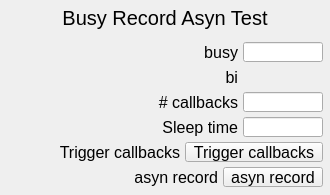
<?xml version="1.0" ?>
<ui version="4.0">
  <class>Dialog</class>
  <widget class="PyDMFrame" name="screen">
    <property name="geometry">
      <rect>
        <x>140</x>
        <y>123</y>
        <width>330</width>
        <height>195</height>
      </rect>
    </property>
    <property name="minimumSize">
      <size>
        <width>330</width>
        <height>195</height>
      </size>
    </property>
    <property name="styleSheet">
      <string notr="true">PyDMFrame#screen {
  color: rgb(0, 0, 0);
  background-color: rgb(187, 187, 187);
  }</string>
    </property>
    <property name="windowTitle">
      <string>testBusyAsyn</string>
    </property>
    <layout class="QGridLayout" name="gridLayout" columnstretch="10,29,69,20,10,60,20,5,15,5,48,32,7" rowstretch="5,25,12,20,5,1,18,1,5,20,5,20,5,20,5,20,8">
      <property name="leftMargin">
        <number>0</number>
      </property>
      <property name="topMargin">
        <number>0</number>
      </property>
      <property name="rightMargin">
        <number>0</number>
      </property>
      <property name="bottomMargin">
        <number>0</number>
      </property>
      <property name="horizontalSpacing">
        <number>0</number>
      </property>
      <property name="verticalSpacing">
        <number>0</number>
      </property>
      <item row="1" column="2" colspan="9">
        <widget class="QLabel" name="text">
          <property name="geometry">
            <rect>
              <x>39</x>
              <y>5</y>
              <width>252</width>
              <height>25</height>
            </rect>
          </property>
          <property name="sizePolicy">
            <sizepolicy hsizetype="Ignored" vsizetype="Ignored">
              <horstretch>0</horstretch>
              <verstretch>0</verstretch>
            </sizepolicy>
          </property>
          <property name="text">
            <string>Busy Record Asyn Test</string>
          </property>
          <property name="font">
            <font>
              <pointsize>15</pointsize>
            </font>
          </property>
          <property name="brush" stdset="0">
            <brush brushstyle="SolidPattern">
              <color alpha="255">
                <red>0</red>
                <green>0</green>
                <blue>0</blue>
              </color>
            </brush>
          </property>
          <property name="toolTip">
            <string>text</string>
          </property>
          <property name="alignment">
            <set>Qt::AlignCenter</set>
          </property>
          <property name="styleSheet">
            <string notr="true">QLabel#text {
  color: rgb(0, 0, 0);
  }</string>
          </property>
        </widget>
      </item>
      <item row="13" column="1" colspan="11">
        <widget class="PyDMFrame" name="composite">
          <property name="geometry">
            <rect>
              <x>10</x>
              <y>142</y>
              <width>313</width>
              <height>20</height>
            </rect>
          </property>
          <property name="sizePolicy">
            <sizepolicy hsizetype="Ignored" vsizetype="Ignored">
              <horstretch>0</horstretch>
              <verstretch>0</verstretch>
            </sizepolicy>
          </property>
          <layout class="QGridLayout" name="gridLayout_1" columnstretch="170,5,138" rowstretch="20">
            <property name="leftMargin">
              <number>0</number>
            </property>
            <property name="topMargin">
              <number>0</number>
            </property>
            <property name="rightMargin">
              <number>0</number>
            </property>
            <property name="bottomMargin">
              <number>0</number>
            </property>
            <property name="horizontalSpacing">
              <number>0</number>
            </property>
            <property name="verticalSpacing">
              <number>0</number>
            </property>
            <item row="0" column="0">
              <widget class="QLabel" name="text_1">
                <property name="geometry">
                  <rect>
                    <x>0</x>
                    <y>0</y>
                    <width>170</width>
                    <height>20</height>
                  </rect>
                </property>
                <property name="sizePolicy">
                  <sizepolicy hsizetype="Ignored" vsizetype="Ignored">
                    <horstretch>0</horstretch>
                    <verstretch>0</verstretch>
                  </sizepolicy>
                </property>
                <property name="text">
                  <string>Trigger callbacks</string>
                </property>
                <property name="font">
                  <font>
                    <pointsize>12</pointsize>
                  </font>
                </property>
                <property name="brush" stdset="0">
                  <brush brushstyle="SolidPattern">
                    <color alpha="255">
                      <red>0</red>
                      <green>0</green>
                      <blue>0</blue>
                    </color>
                  </brush>
                </property>
                <property name="toolTip">
                  <string>text_1</string>
                </property>
                <property name="alignment">
                  <set>Qt::AlignRight|Qt::AlignTrailing|Qt::AlignVCenter</set>
                </property>
                <property name="styleSheet">
                  <string notr="true">QLabel#text_1 {
  color: rgb(0, 0, 0);
  }</string>
                </property>
              </widget>
            </item>
            <item row="0" column="2">
              <widget class="PyDMPushButton" name="message_button">
                <property name="geometry">
                  <rect>
                    <x>175</x>
                    <y>0</y>
                    <width>138</width>
                    <height>20</height>
                  </rect>
                </property>
                <property name="sizePolicy">
                  <sizepolicy hsizetype="Ignored" vsizetype="Ignored">
                    <horstretch>0</horstretch>
                    <verstretch>0</verstretch>
                  </sizepolicy>
                </property>
                <property name="text">
                  <string>Trigger callbacks</string>
                </property>
                <property name="font">
                  <font>
                    <pointsize>12</pointsize>
                  </font>
                </property>
                <property name="toolTip">
                  <string>${P}TriggerCallbacks</string>
                </property>
                <property name="channel" stdset="0">
                  <string>ca://${P}TriggerCallbacks</string>
                </property>
                <property name="pressValue" stdset="0">
                  <string>1</string>
                </property>
                <property name="styleSheet">
                  <string notr="true">PyDMPushButton#message_button {
  color: rgb(0, 0, 0);
  background-color: rgb(115, 223, 255);
  }</string>
                </property>
              </widget>
            </item>
          </layout>
        </widget>
      </item>
      <item row="11" column="5" colspan="7">
        <widget class="PyDMFrame" name="composite_1">
          <property name="geometry">
            <rect>
              <x>138</x>
              <y>117</y>
              <width>185</width>
              <height>20</height>
            </rect>
          </property>
          <property name="sizePolicy">
            <sizepolicy hsizetype="Ignored" vsizetype="Ignored">
              <horstretch>0</horstretch>
              <verstretch>0</verstretch>
            </sizepolicy>
          </property>
          <layout class="QGridLayout" name="gridLayout_2" columnstretch="100,5,80" rowstretch="20">
            <property name="leftMargin">
              <number>0</number>
            </property>
            <property name="topMargin">
              <number>0</number>
            </property>
            <property name="rightMargin">
              <number>0</number>
            </property>
            <property name="bottomMargin">
              <number>0</number>
            </property>
            <property name="horizontalSpacing">
              <number>0</number>
            </property>
            <property name="verticalSpacing">
              <number>0</number>
            </property>
            <item row="0" column="0">
              <widget class="QLabel" name="text_2">
                <property name="geometry">
                  <rect>
                    <x>0</x>
                    <y>0</y>
                    <width>100</width>
                    <height>20</height>
                  </rect>
                </property>
                <property name="sizePolicy">
                  <sizepolicy hsizetype="Ignored" vsizetype="Ignored">
                    <horstretch>0</horstretch>
                    <verstretch>0</verstretch>
                  </sizepolicy>
                </property>
                <property name="text">
                  <string>Sleep time</string>
                </property>
                <property name="font">
                  <font>
                    <pointsize>12</pointsize>
                  </font>
                </property>
                <property name="brush" stdset="0">
                  <brush brushstyle="SolidPattern">
                    <color alpha="255">
                      <red>0</red>
                      <green>0</green>
                      <blue>0</blue>
                    </color>
                  </brush>
                </property>
                <property name="toolTip">
                  <string>text_2</string>
                </property>
                <property name="alignment">
                  <set>Qt::AlignRight|Qt::AlignTrailing|Qt::AlignVCenter</set>
                </property>
                <property name="styleSheet">
                  <string notr="true">QLabel#text_2 {
  color: rgb(0, 0, 0);
  }</string>
                </property>
              </widget>
            </item>
            <item row="0" column="2">
              <widget class="PyDMLineEdit" name="text_entry">
                <property name="geometry">
                  <rect>
                    <x>105</x>
                    <y>0</y>
                    <width>80</width>
                    <height>20</height>
                  </rect>
                </property>
                <property name="sizePolicy">
                  <sizepolicy hsizetype="Ignored" vsizetype="Ignored">
                    <horstretch>0</horstretch>
                    <verstretch>0</verstretch>
                  </sizepolicy>
                </property>
                <property name="channel" stdset="0">
                  <string>ca://${P}SleepTime</string>
                </property>
                <property name="toolTip">
                  <string>${P}SleepTime</string>
                </property>
                <property name="font">
                  <font>
                    <pointsize>12</pointsize>
                  </font>
                </property>
                <property name="styleSheet">
                  <string notr="true">PyDMLineEdit#text_entry {
  color: rgb(0, 0, 0);
  background-color: rgb(218, 218, 218);
  border: 1px solid black;
  margin: 0px;
  padding: 0px;
  spacing: 0px;
  }</string>
                </property>
              </widget>
            </item>
          </layout>
        </widget>
      </item>
      <item row="9" column="4" colspan="8">
        <widget class="PyDMFrame" name="composite_2">
          <property name="geometry">
            <rect>
              <x>128</x>
              <y>92</y>
              <width>195</width>
              <height>20</height>
            </rect>
          </property>
          <property name="sizePolicy">
            <sizepolicy hsizetype="Ignored" vsizetype="Ignored">
              <horstretch>0</horstretch>
              <verstretch>0</verstretch>
            </sizepolicy>
          </property>
          <layout class="QGridLayout" name="gridLayout_3" columnstretch="110,5,80" rowstretch="20">
            <property name="leftMargin">
              <number>0</number>
            </property>
            <property name="topMargin">
              <number>0</number>
            </property>
            <property name="rightMargin">
              <number>0</number>
            </property>
            <property name="bottomMargin">
              <number>0</number>
            </property>
            <property name="horizontalSpacing">
              <number>0</number>
            </property>
            <property name="verticalSpacing">
              <number>0</number>
            </property>
            <item row="0" column="0">
              <widget class="QLabel" name="text_3">
                <property name="geometry">
                  <rect>
                    <x>0</x>
                    <y>0</y>
                    <width>110</width>
                    <height>20</height>
                  </rect>
                </property>
                <property name="sizePolicy">
                  <sizepolicy hsizetype="Ignored" vsizetype="Ignored">
                    <horstretch>0</horstretch>
                    <verstretch>0</verstretch>
                  </sizepolicy>
                </property>
                <property name="text">
                  <string># callbacks</string>
                </property>
                <property name="font">
                  <font>
                    <pointsize>12</pointsize>
                  </font>
                </property>
                <property name="brush" stdset="0">
                  <brush brushstyle="SolidPattern">
                    <color alpha="255">
                      <red>0</red>
                      <green>0</green>
                      <blue>0</blue>
                    </color>
                  </brush>
                </property>
                <property name="toolTip">
                  <string>text_3</string>
                </property>
                <property name="alignment">
                  <set>Qt::AlignRight|Qt::AlignTrailing|Qt::AlignVCenter</set>
                </property>
                <property name="styleSheet">
                  <string notr="true">QLabel#text_3 {
  color: rgb(0, 0, 0);
  }</string>
                </property>
              </widget>
            </item>
            <item row="0" column="2">
              <widget class="PyDMLineEdit" name="text_entry_1">
                <property name="geometry">
                  <rect>
                    <x>115</x>
                    <y>0</y>
                    <width>80</width>
                    <height>20</height>
                  </rect>
                </property>
                <property name="sizePolicy">
                  <sizepolicy hsizetype="Ignored" vsizetype="Ignored">
                    <horstretch>0</horstretch>
                    <verstretch>0</verstretch>
                  </sizepolicy>
                </property>
                <property name="channel" stdset="0">
                  <string>ca://${P}NumCallbacks</string>
                </property>
                <property name="toolTip">
                  <string>${P}NumCallbacks</string>
                </property>
                <property name="font">
                  <font>
                    <pointsize>12</pointsize>
                  </font>
                </property>
                <property name="styleSheet">
                  <string notr="true">PyDMLineEdit#text_entry_1 {
  color: rgb(0, 0, 0);
  background-color: rgb(218, 218, 218);
  border: 1px solid black;
  margin: 0px;
  padding: 0px;
  spacing: 0px;
  }</string>
                </property>
              </widget>
            </item>
          </layout>
        </widget>
      </item>
      <item row="15" column="8" colspan="4">
        <widget class="PyDMRelatedDisplayButton" name="related_display">
          <property name="geometry">
            <rect>
              <x>223</x>
              <y>167</y>
              <width>100</width>
              <height>20</height>
            </rect>
          </property>
          <property name="sizePolicy">
            <sizepolicy hsizetype="Ignored" vsizetype="Ignored">
              <horstretch>0</horstretch>
              <verstretch>0</verstretch>
            </sizepolicy>
          </property>
          <property name="toolTip">
            <string>asyn record</string>
          </property>
          <property name="text">
            <string>asyn record</string>
          </property>
          <property name="showIcon" stdset="0">
            <bool>true</bool>
          </property>
          <property name="font">
            <font>
              <pointsize>12</pointsize>
            </font>
          </property>
          <property name="styleSheet">
            <string notr="true">PyDMRelatedDisplayButton#related_display {
  color: rgb(0, 0, 0);
  background-color: rgb(115, 223, 255);
  }</string>
          </property>
          <property name="titles" stdset="0">
            <stringlist>
              <string>asyn record</string>
            </stringlist>
          </property>
          <property name="filenames" stdset="0">
            <stringlist>
              <string>asynRecord.ui</string>
            </stringlist>
          </property>
          <property name="macros" stdset="0">
            <stringlist>
              <string>P=${P},R=asyn1</string>
            </stringlist>
          </property>
          <property name="openInNewWindow" stdset="0">
            <bool>true</bool>
          </property>
        </widget>
      </item>
      <item row="15" column="3" colspan="4">
        <widget class="QLabel" name="text_4">
          <property name="geometry">
            <rect>
              <x>108</x>
              <y>167</y>
              <width>110</width>
              <height>20</height>
            </rect>
          </property>
          <property name="sizePolicy">
            <sizepolicy hsizetype="Ignored" vsizetype="Ignored">
              <horstretch>0</horstretch>
              <verstretch>0</verstretch>
            </sizepolicy>
          </property>
          <property name="text">
            <string>asyn record</string>
          </property>
          <property name="font">
            <font>
              <pointsize>12</pointsize>
            </font>
          </property>
          <property name="brush" stdset="0">
            <brush brushstyle="SolidPattern">
              <color alpha="255">
                <red>0</red>
                <green>0</green>
                <blue>0</blue>
              </color>
            </brush>
          </property>
          <property name="toolTip">
            <string>text_4</string>
          </property>
          <property name="alignment">
            <set>Qt::AlignRight|Qt::AlignTrailing|Qt::AlignVCenter</set>
          </property>
          <property name="styleSheet">
            <string notr="true">QLabel#text_4 {
  color: rgb(0, 0, 0);
  }</string>
          </property>
        </widget>
      </item>
      <item row="6" column="10" colspan="2">
        <widget class="PyDMLabel" name="text_update">
          <property name="geometry">
            <rect>
              <x>243</x>
              <y>68</y>
              <width>80</width>
              <height>18</height>
            </rect>
          </property>
          <property name="sizePolicy">
            <sizepolicy hsizetype="Ignored" vsizetype="Ignored">
              <horstretch>0</horstretch>
              <verstretch>0</verstretch>
            </sizepolicy>
          </property>
          <property name="toolTip">
            <string>PV: ${P}Bi</string>
          </property>
          <property name="channel" stdset="0">
            <string>ca://${P}Bi</string>
          </property>
          <property name="font">
            <font>
              <pointsize>10</pointsize>
            </font>
          </property>
          <property name="alignment">
            <set>Qt::AlignLeading|Qt::AlignLeft|Qt::AlignVCenter</set>
          </property>
          <property name="textInteractionFlags">
            <set>Qt::TextSelectableByKeyboard|Qt::TextSelectableByMouse</set>
          </property>
          <property name="styleSheet">
            <string notr="true">PyDMLabel#text_update {
  color: rgb(10, 0, 184);
  background-color: rgb(218, 218, 218);
  }</string>
          </property>
        </widget>
      </item>
      <item row="5" column="7" rowspan="3" colspan="2">
        <widget class="QLabel" name="text_5">
          <property name="geometry">
            <rect>
              <x>218</x>
              <y>67</y>
              <width>20</width>
              <height>20</height>
            </rect>
          </property>
          <property name="sizePolicy">
            <sizepolicy hsizetype="Ignored" vsizetype="Ignored">
              <horstretch>0</horstretch>
              <verstretch>0</verstretch>
            </sizepolicy>
          </property>
          <property name="text">
            <string>bi</string>
          </property>
          <property name="font">
            <font>
              <pointsize>12</pointsize>
            </font>
          </property>
          <property name="brush" stdset="0">
            <brush brushstyle="SolidPattern">
              <color alpha="255">
                <red>0</red>
                <green>0</green>
                <blue>0</blue>
              </color>
            </brush>
          </property>
          <property name="toolTip">
            <string>text_5</string>
          </property>
          <property name="alignment">
            <set>Qt::AlignRight|Qt::AlignTrailing|Qt::AlignVCenter</set>
          </property>
          <property name="styleSheet">
            <string notr="true">QLabel#text_5 {
  color: rgb(0, 0, 0);
  }</string>
          </property>
        </widget>
      </item>
      <item row="3" column="10" colspan="2">
        <widget class="PyDMLineEdit" name="text_entry_2">
          <property name="geometry">
            <rect>
              <x>243</x>
              <y>42</y>
              <width>80</width>
              <height>20</height>
            </rect>
          </property>
          <property name="sizePolicy">
            <sizepolicy hsizetype="Ignored" vsizetype="Ignored">
              <horstretch>0</horstretch>
              <verstretch>0</verstretch>
            </sizepolicy>
          </property>
          <property name="channel" stdset="0">
            <string>ca://${P}Busy</string>
          </property>
          <property name="toolTip">
            <string>${P}Busy</string>
          </property>
          <property name="font">
            <font>
              <pointsize>12</pointsize>
            </font>
          </property>
          <property name="styleSheet">
            <string notr="true">PyDMLineEdit#text_entry_2 {
  color: rgb(0, 0, 0);
  background-color: rgb(218, 218, 218);
  border: 1px solid black;
  margin: 0px;
  padding: 0px;
  spacing: 0px;
  }</string>
          </property>
        </widget>
      </item>
      <item row="3" column="6" colspan="3">
        <widget class="QLabel" name="text_6">
          <property name="geometry">
            <rect>
              <x>198</x>
              <y>42</y>
              <width>40</width>
              <height>20</height>
            </rect>
          </property>
          <property name="sizePolicy">
            <sizepolicy hsizetype="Ignored" vsizetype="Ignored">
              <horstretch>0</horstretch>
              <verstretch>0</verstretch>
            </sizepolicy>
          </property>
          <property name="text">
            <string>busy</string>
          </property>
          <property name="font">
            <font>
              <pointsize>12</pointsize>
            </font>
          </property>
          <property name="brush" stdset="0">
            <brush brushstyle="SolidPattern">
              <color alpha="255">
                <red>0</red>
                <green>0</green>
                <blue>0</blue>
              </color>
            </brush>
          </property>
          <property name="toolTip">
            <string>text_6</string>
          </property>
          <property name="alignment">
            <set>Qt::AlignRight|Qt::AlignTrailing|Qt::AlignVCenter</set>
          </property>
          <property name="styleSheet">
            <string notr="true">QLabel#text_6 {
  color: rgb(0, 0, 0);
  }</string>
          </property>
        </widget>
      </item>
    </layout>
    <zorder>text</zorder>
    <zorder>text_1</zorder>
    <zorder>message_button</zorder>
    <zorder>composite</zorder>
    <zorder>text_2</zorder>
    <zorder>text_entry</zorder>
    <zorder>composite_1</zorder>
    <zorder>text_3</zorder>
    <zorder>text_entry_1</zorder>
    <zorder>composite_2</zorder>
    <zorder>related_display</zorder>
    <zorder>text_4</zorder>
    <zorder>text_update</zorder>
    <zorder>text_5</zorder>
    <zorder>text_entry_2</zorder>
    <zorder>text_6</zorder>
  </widget>
  <customwidgets>
    <customwidget>
      <class>PyDMLabel</class>
      <extends>QLabel</extends>
      <header>pydm.widgets.label</header>
    </customwidget>
    <customwidget>
      <class>PyDMFrame</class>
      <extends>QFrame</extends>
      <header>pydm.widgets.frame</header>
    </customwidget>
    <customwidget>
      <class>PyDMPushButton</class>
      <extends>QPushButton</extends>
      <header>pydm.widgets.pushbutton</header>
    </customwidget>
    <customwidget>
      <class>PyDMLineEdit</class>
      <extends>QLineEdit</extends>
      <header>pydm.widgets.line_edit</header>
    </customwidget>
    <customwidget>
      <class>PyDMRelatedDisplayButton</class>
      <extends>QPushButton</extends>
      <header>pydm.widgets.related_display_button</header>
    </customwidget>
  </customwidgets>
</ui>
